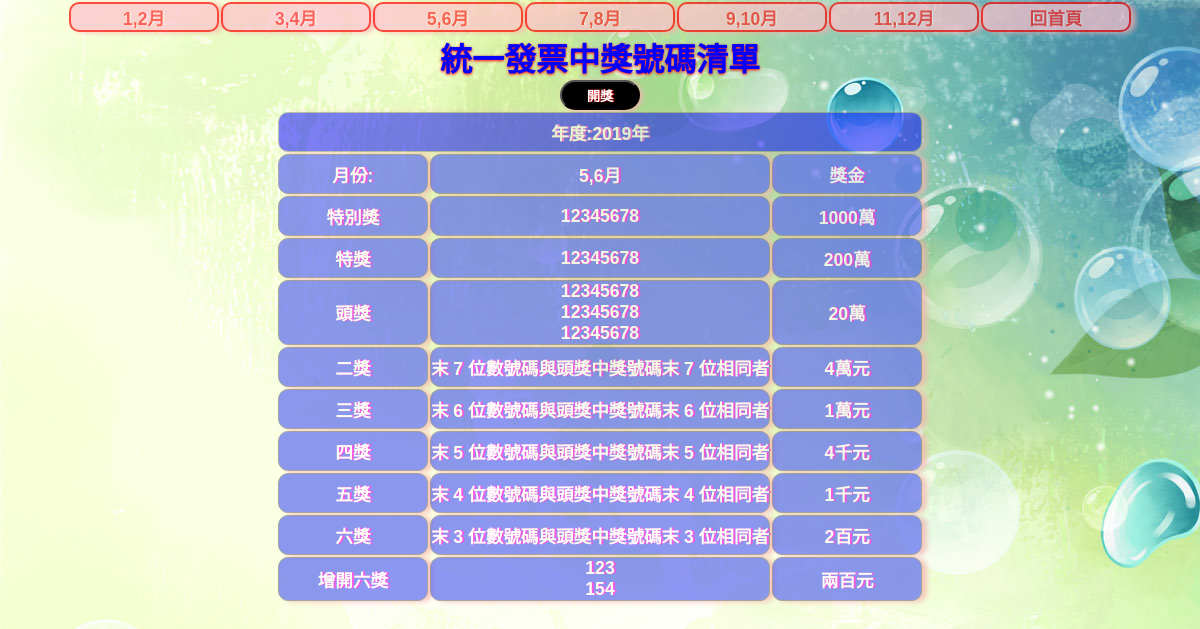
Page /see3.php on the committed database.
### tables this page shows
CREATE TABLE `award` (
  `id` int(10) UNSIGNED NOT NULL,
  `year` varchar(10) NOT NULL,
  `period` varchar(10) NOT NULL,
  `award1` int(10) NOT NULL,
  `award2` int(10) NOT NULL,
  `award3` int(10) NOT NULL,
  `award4` int(10) NOT NULL,
  `award5` int(10) NOT NULL,
  `award6` int(10) NOT NULL,
  `award7` int(10) NOT NULL
);

### see3.php (the view, shortened to what this page needs)
<?php
include_once "base.php";
$sql="SELECT * FROM `award` WHERE period='3'";
$data=$pdo->query($sql)->fetch(PDO::FETCH_NUM);
if ($data[2]==3) {
    $mon="5,6";
}
?>
<!DOCTYPE html>
<html lang="en">
<head>
    <link rel="stylesheet" type="text/css" href="style_see.css">
</head>
<body>
<table>
<tr>
    <td class="mon"><a href="see1.php">1,2月</a></td>
    <td class="mon"><a href="see2.php">3,4月</a></td>
    <td class="mon"><a href="see3.php">5,6月</a></td>
    <td class="mon"><a href="see4.php">7,8月</a></td>
    <td class="mon"><a href="see5.php">9,10月</a></td>
    <td class="mon"><a href="see6.php">11,12月</a></td>
    <td class="mon"><a href="index.php">回首頁</a></td>
</tr>
</table>
<h1><span style="font-family:'微軟正黑體',sans-serif">統一發票中獎號碼清單</span></h1>
<form action="award3.php" method="post">
<input type="submit" value="開獎" class="sub">
<table>
    <tr>
    <td colspan="3" style="background:blue; opacity:0.5;">年度:<?=$data[1]?>年</td>
    </tr>
    <tr>
        <td>月份:</td>
        <td><?=$mon?>月</td>
        <td>獎金</td>
    </tr>
    <tr>
        <td>特別獎</td>
        <td><?=$data[3]?></td>
        <td>1000萬</td>
    </tr>
    <tr>
        <td>特獎</td>
        <td><?=$data[4]?></td>
        <td>200萬</td>
    </tr>
    <tr>
        <td>頭獎</td>
        <td><?=$data[5]."<br>".$data[6]."<br>".$data[7]?></td>
        <td>20萬</td>
    </tr>
    <tr>
        <td>二獎</td>
        <td>末 7 位數號碼與頭獎中獎號碼末 7 位相同者</td>
        <td>4萬元</td>
    </tr>
    <tr>
        <td>三獎</td>
        <td>末 6 位數號碼與頭獎中獎號碼末 6 位相同者</td>
        <td>1萬元</td>
    </tr>
    <tr>
        <td>四獎</td>
        <td>末 5 位數號碼與頭獎中獎號碼末 5 位相同者</td>
        <td>4千元</td>
    </tr>
    <tr>
        <td>五獎</td>
        <td>末 4 位數號碼與頭獎中獎號碼末 4 位相同者</td>
        <td>1千元</td>
    </tr>
    <tr>
        <td>六獎</td>
        <td>末 3 位數號碼與頭獎中獎號碼末 3 位相同者</td>
        <td>2百元</td>
    </tr>
    <tr>
        <td>增開六獎</td>
        <td><?=$data[8]."<br>".$data[9]?></td>
        <td>兩百元</td>
    </tr>
</table>
</body>
</html>

### style_see.css (style rules this page uses)
* { box-sizing:border-box; margin:0; padding:0; font-family:'微軟正黑體', sans-serif; list-style-type:none; }
h1 { color:blue; text-shadow: 0px 1px 3px red; text-align:center; }
table { text-align:center; margin:auto; }
td { border:1px solid rgb(128, 128, 128); background:rgb(93, 108, 241); opacity:0.7; color:rgb(255, 255, 255); font-weight:bold; width:150x; min-width:150px; height:40px; min-height:40px; border-radius:10px; font-size:1.1em; text-shadow: 2px 0px 0px rgb(247, 18, 228); box-shadow: 5px 1px 5px rgb(248, 177, 177); }
a { text-decoration:none; color: rgb(255, 32, 32); text-shadow:1px 0px 1px white; }
.mon { width:40px; height:30px; border:2px solid red; background: pink; }
.sub { position: relative; width:80px; height:30px; left:50%; margin-left:-40px; border-radius: 25px; background: black; color:white; box-shadow: 2px 1px 5px rgb(248, 177, 177); text-shadow:1px 0px 1px red; font-weight: bold; cursor: pointer; }
body { background-image:url(./images/3.jpg); background-repeat: cover; }

### rows in the picture
award: year "2019", period "5,6", award1 "12345678", award2 "12345678", award3 "12345678", award4 "12345678", award5 "12345678", award6 "123", award7 "154"
